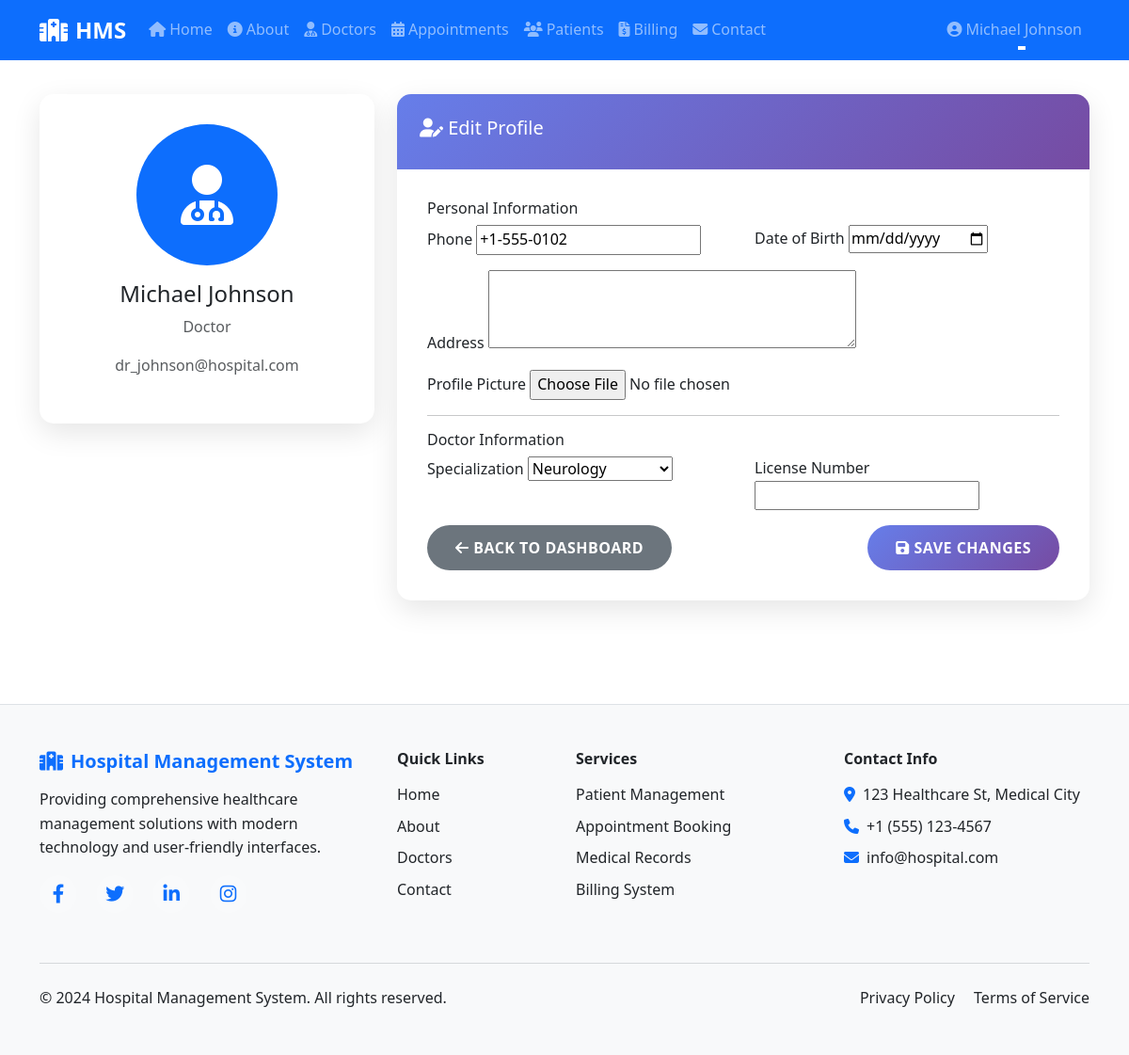
The app's page /profile/ (signed in) with its own data.
### hospital/models.py (models this page shows, shortened)
class UserProfile(models.Model):
    ROLE_CHOICES = [
        ('admin', 'Admin'),
        ('doctor', 'Doctor'),
        ('patient', 'Patient'),
    ]
    user = models.OneToOneField(User, on_delete=models.CASCADE)
    role = models.CharField(max_length=10, choices=ROLE_CHOICES, default='patient')
    phone = models.CharField(max_length=15, blank=True)
    address = models.TextField(blank=True)
    date_of_birth = models.DateField(null=True, blank=True)
    profile_picture = models.ImageField(upload_to='profiles/', blank=True, null=True)
    created_at = models.DateTimeField(auto_now_add=True)

class Doctor(models.Model):
    SPECIALIZATION_CHOICES = [
        ('cardiology', 'Cardiology'),
        ('dermatology', 'Dermatology'),
        ('neurology', 'Neurology'),
        ('orthopedics', 'Orthopedics'),
        ('pediatrics', 'Pediatrics'),
        ('psychiatry', 'Psychiatry'),
        ('general', 'General Medicine'),
    ]
    user = models.OneToOneField(User, on_delete=models.CASCADE)
    specialization = models.CharField(max_length=20, choices=SPECIALIZATION_CHOICES)
    license_number = models.CharField(max_length=50, blank=True)
    experience_years = models.PositiveIntegerField(default=0)
    consultation_fee = models.DecimalField(max_digits=10, decimal_places=2, default=100.00)
    available_from = models.TimeField(default='09:00')
    available_to = models.TimeField(default='17:00')
    is_available = models.BooleanField(default=True)
    bio = models.TextField(blank=True)
    qualifications = models.TextField(blank=True)
    profile_picture = models.ImageField(upload_to='doctors/', blank=True, null=True)

### hospital/views.py (the view)
# urls.py: path('profile/', views.profile_view, name='profile'),
@login_required
def profile_view(request):
    try:
        profile = request.user.userprofile
    except UserProfile.DoesNotExist:
        profile = UserProfile.objects.create(user=request.user)
    if request.method == 'POST':
        profile_form = UserProfileForm(request.POST, request.FILES, instance=profile)
        doctor_form = None
        patient_form = None
        if profile.role == 'doctor':
            try:
                doctor = Doctor.objects.get(user=request.user)
                doctor_form = DoctorForm(request.POST, instance=doctor)
            except Doctor.DoesNotExist:
                doctor_form = DoctorForm(request.POST)
        elif profile.role == 'patient':
            try:
                patient = Patient.objects.get(user=request.user)
                patient_form = PatientForm(request.POST, instance=patient)
            except Patient.DoesNotExist:
                patient_form = PatientForm(request.POST)
        forms_valid = [profile_form.is_valid()]
        if doctor_form:
            forms_valid.append(doctor_form.is_valid())
        if patient_form:
            forms_valid.append(patient_form.is_valid())
        if all(forms_valid):
            profile_form.save()
            if doctor_form:
                doctor = doctor_form.save(commit=False)
                doctor.user = request.user
                doctor.save()
            if patient_form:
                patient = patient_form.save(commit=False)
                patient.user = request.user
                if not patient.patient_id:
                    import random
                    patient.patient_id = f"PAT{random.randint(10000, 99999)}"
                patient.save()
            messages.success(request, 'Profile updated successfully!')
            return redirect('profile')
    else:
        profile_form = UserProfileForm(instance=profile)
        doctor_form = None
        patient_form = None
        if profile.role == 'doctor':
            try:
                doctor = Doctor.objects.get(user=request.user)
                doctor_form = DoctorForm(instance=doctor)
            except Doctor.DoesNotExist:
                doctor_form = DoctorForm()
        elif profile.role == 'patient':
            try:
                patient = Patient.objects.get(user=request.user)
                patient_form = PatientForm(instance=patient)
            except Patient.DoesNotExist:
                patient_form = PatientForm()
    context = {
        'profile_form': profile_form,
        'doctor_form': doctor_form,
        'patient_form': patient_form,
        'user_role': profile.role,
    }
    return render(request, 'hospital/profile.html', context)

### templates/hospital/profile.html (shortened to what this page needs)
{% extends 'hospital/base.html' %}
{% load static %}
{% block content %}
<div class="container mt-4">
    <div class="row">
        <div class="col-md-4">
            <div class="card">
                <div class="card-body text-center">
                    {% if user.userprofile.profile_picture %}
                        <img src="{{ user.userprofile.profile_picture.url }}" alt="{{ user.get_full_name }}"
                             class="rounded-circle mb-3" style="width: 150px; height: 150px; object-fit: cover;">
                    {% else %}
                        <div class="bg-primary rounded-circle d-inline-flex align-items-center justify-content-center mb-3"
                             style="width: 150px; height: 150px;">
                            {% if user_role == 'doctor' %}
                                <i class="fas fa-user-md fa-4x text-white"></i>
                            {% elif user_role == 'admin' %}
                                <i class="fas fa-user-shield fa-4x text-white"></i>
                            {% else %}
                                <i class="fas fa-user fa-4x text-white"></i>
                            {% endif %}
                        </div>
                    {% endif %}
                    <h4>{{ user.get_full_name }}</h4>
                    <p class="text-muted">{{ user_role|title }}</p>
                    <p class="text-muted">{{ user.email }}</p>
                </div>
            </div>
        </div>
        <div class="col-md-8">
            <div class="card">
                <div class="card-header">
                    <h5><i class="fas fa-user-edit"></i> Edit Profile</h5>
                </div>
                <div class="card-body">
                    <form method="post" enctype="multipart/form-data">
                        <h6>Personal Information</h6>
                        <div class="row">
                            <div class="col-md-6">
                                <div class="form-group mb-3">
                                    <label for="{{ profile_form.phone.id_for_label }}">Phone</label>
                                    {{ profile_form.phone }}
                                </div>
                            </div>
                            <div class="col-md-6">
                                <div class="form-group mb-3">
                                    <label for="{{ profile_form.date_of_birth.id_for_label }}">Date of Birth</label>
                                    {{ profile_form.date_of_birth }}
                                </div>
                            </div>
                        </div>
                        <div class="form-group mb-3">
                            <label for="{{ profile_form.address.id_for_label }}">Address</label>
                            {{ profile_form.address }}
                        </div>
                        <div class="form-group mb-3">
                            <label for="{{ profile_form.profile_picture.id_for_label }}">Profile Picture</label>
                            {{ profile_form.profile_picture }}
                        </div>
                        {% if user_role == 'doctor' and doctor_form %}
                            <hr>
                            <h6>Doctor Information</h6>
                            <div class="row">
                                <div class="col-md-6">
                                    <div class="form-group mb-3">
                                        <label for="{{ doctor_form.specialization.id_for_label }}">Specialization</label>
                                        {{ doctor_form.specialization }}
                                    </div>
                                </div>
                                <div class="col-md-6">
                                    <div class="form-group mb-3">
                                        <label for="{{ doctor_form.license_number.id_for_label }}">License Number</label>
                                        {{ doctor_form.license_number }}
                                    </div>
                                </div>
                            </div>
                        {% endif %}
                        <div class="d-flex justify-content-between">
                            <a href="{% url 'dashboard' %}" class="btn btn-secondary">
                                <i class="fas fa-arrow-left"></i> Back to Dashboard
                            </a>
                            <button type="submit" class="btn btn-primary">
                                <i class="fas fa-save"></i> Save Changes
                            </button>
                        </div>
                    </form>
                </div>
            </div>
        </div>
    </div>
</div>
{% endblock %}

### templates/hospital/base.html (shortened to what this page needs)
<!DOCTYPE html>
<html lang="en">
<head>
    <link href="https://cdn.jsdelivr.net/npm/bootstrap@5.3.0/dist/css/bootstrap.min.css" rel="stylesheet">
    <link rel="stylesheet" href="https://cdnjs.cloudflare.com/ajax/libs/font-awesome/6.4.0/css/all.min.css">
    {% load static %}
    <link rel="stylesheet" href="{% static 'css/style.css' %}">
</head>
<body>
    <nav class="navbar navbar-expand-lg navbar-dark bg-primary fixed-top">
        <div class="container">
            <a class="navbar-brand fw-bold" href="{% url 'home' %}">
                <i class="fas fa-hospital-alt me-2"></i>HMS
            </a>
            <div class="collapse navbar-collapse" id="navbarNav">
                <ul class="navbar-nav me-auto">
                    <li class="nav-item">
                        <a class="nav-link" href="{% url 'home' %}">
                            <i class="fas fa-home me-1"></i>Home
                        </a>
                    </li>
                    <li class="nav-item">
                        <a class="nav-link" href="{% url 'about' %}">
                            <i class="fas fa-info-circle me-1"></i>About
                        </a>
                    </li>
                    <li class="nav-item">
                        <a class="nav-link" href="{% url 'doctors' %}">
                            <i class="fas fa-user-md me-1"></i>Doctors
                        </a>
                    </li>
                    {% if user.is_authenticated %}
                        <li class="nav-item">
                            <a class="nav-link" href="{% url 'appointments' %}">
                                <i class="fas fa-calendar-alt me-1"></i>Appointments
                            </a>
                        </li>
                        {% if user.userprofile.role == 'admin' or user.userprofile.role == 'doctor' %}
                        <li class="nav-item">
                            <a class="nav-link" href="{% url 'patients' %}">
                                <i class="fas fa-users me-1"></i>Patients
                            </a>
                        </li>
                        {% endif %}
                        <li class="nav-item">
                            <a class="nav-link" href="{% url 'billing' %}">
                                <i class="fas fa-file-invoice-dollar me-1"></i>Billing
                            </a>
                        </li>
                    {% endif %}
                    <li class="nav-item">
                        <a class="nav-link" href="{% url 'contact' %}">
                            <i class="fas fa-envelope me-1"></i>Contact
                        </a>
                    </li>
                </ul>
                <ul class="navbar-nav">
                    {% if user.is_authenticated %}
                        <li class="nav-item dropdown">
                            <a class="nav-link dropdown-toggle" href="#" role="button" data-bs-toggle="dropdown">
                                <i class="fas fa-user-circle me-1"></i>{{ user.get_full_name|default:user.username }}
                            </a>
                        </li>
                    {% endif %}
                </ul>
            </div>
        </div>
    </nav>
    <main class="main-content">
        {% block content %}{% endblock %}
    </main>
    <footer class="bg-light text-dark py-5 mt-5 border-top">
        <div class="container">
            <div class="row">
                <div class="col-lg-4 mb-4">
                    <h5 class="fw-bold mb-3 text-primary">
                        <i class="fas fa-hospital-alt me-2"></i>Hospital Management System
                    </h5>
                    <p class="text-dark">
                        Providing comprehensive healthcare management solutions with modern technology
                        and user-friendly interfaces.
                    </p>
                    <div class="social-links">
                        <a href="#" class="text-primary me-3 fs-5"><i class="fab fa-facebook-f"></i></a>
                        <a href="#" class="text-primary me-3 fs-5"><i class="fab fa-twitter"></i></a>
                        <a href="#" class="text-primary me-3 fs-5"><i class="fab fa-linkedin-in"></i></a>
                        <a href="#" class="text-primary fs-5"><i class="fab fa-instagram"></i></a>
                    </div>
                </div>
                <div class="col-lg-2 col-md-6 mb-4">
                    <h6 class="fw-bold mb-3 text-dark">Quick Links</h6>
                    <ul class="list-unstyled">
                        <li class="mb-2"><a href="{% url 'home' %}" class="text-dark text-decoration-none">Home</a></li>
                        <li class="mb-2"><a href="{% url 'about' %}" class="text-dark text-decoration-none">About</a></li>
                        <li class="mb-2"><a href="{% url 'doctors' %}" class="text-dark text-decoration-none">Doctors</a></li>
                        <li class="mb-2"><a href="{% url 'contact' %}" class="text-dark text-decoration-none">Contact</a></li>
                    </ul>
                </div>
                <div class="col-lg-3 col-md-6 mb-4">
                    <h6 class="fw-bold mb-3 text-dark">Services</h6>
                    <ul class="list-unstyled">
                        <li class="text-dark mb-2">Patient Management</li>
                        <li class="text-dark mb-2">Appointment Booking</li>
                        <li class="text-dark mb-2">Medical Records</li>
                        <li class="text-dark mb-2">Billing System</li>
                    </ul>
                </div>
                <div class="col-lg-3 mb-4">
                    <h6 class="fw-bold mb-3 text-dark">Contact Info</h6>
                    <div class="text-dark">
                        <p class="mb-2"><i class="fas fa-map-marker-alt me-2 text-primary"></i>123 Healthcare St, Medical City</p>
                        <p class="mb-2"><i class="fas fa-phone me-2 text-primary"></i>+1 (555) 123-4567</p>
                        <p class="mb-2"><i class="fas fa-envelope me-2 text-primary"></i>info@hospital.com</p>
                    </div>
                </div>
            </div>
            <hr class="my-4 border-secondary">
            <div class="row align-items-center">
                <div class="col-md-6">
                    <p class="text-dark mb-0">&copy; 2024 Hospital Management System. All rights reserved.</p>
                </div>
                <div class="col-md-6 text-md-end">
                    <a href="#" class="text-dark text-decoration-none me-3">Privacy Policy</a>
                    <a href="#" class="text-dark text-decoration-none">Terms of Service</a>
                </div>
            </div>
        </div>
    </footer>
    <link rel="stylesheet" href="https://cdnjs.cloudflare.com/ajax/libs/animate.css/4.1.1/animate.min.css">
</body>
</html>

### records on screen
UserProfile: role "Doctor", phone "+1-555-0102"
Doctor: specialization "Neurology"

### other values on screen
{{ user.get_full_name|default:user.username }} "Michael Johnson"
{{ user.get_full_name }} "Michael Johnson"
{{ user.email }} "dr_johnson@hospital.com"
